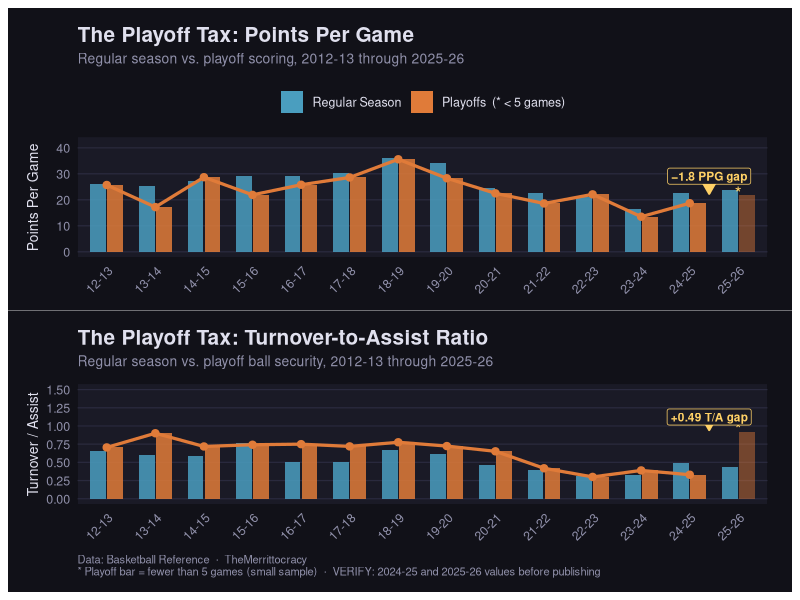

This figure's R source:
# ============================================================================
# harden_playoff_tax.R
#
# "The Playoff Tax: James Harden Regular Season vs. Playoffs"
# Assist-to-turnover ratio and points per game, 2012-13 through 2025-26
#
# Data: manually entered from Basketball Reference
# IMPORTANT: Verify all values at basketball-reference.com/players/h/hardeja01.html
#            before publishing. Seasons marked VERIFY are estimates.
#
# Packages: ggplot2, dplyr, tibble, patchwork
#   install.packages(c("ggplot2", "dplyr", "tibble", "patchwork"))
#
# Output: content/graphics/harden_playoff_tax.png (1200x800px)
# ============================================================================

library(ggplot2)
library(dplyr)
library(tibble)
library(patchwork)

# ── 1. Data ──────────────────────────────────────────────────────────────────
# season:     label shown on x-axis
# ppg:        points per game
# ast:        assists per game
# tov:        turnovers per game
# playoff_gp: games played in playoffs (NA = no playoffs / unknown)
#
# Small-sample threshold: fewer than 5 playoff games → bar marked with "*"
# Seasons with NA playoff values are omitted from the PO series entirely.

rs_raw <- tribble(
  ~season,  ~ppg,  ~ast,  ~tov,
  "12-13",  25.9,   5.8,   3.8,
  "13-14",  25.4,   6.1,   3.7,
  "14-15",  27.4,   7.0,   4.1,
  "15-16",  29.0,   7.5,   5.7,
  "16-17",  29.1,  11.2,   5.7,
  "17-18",  30.4,   8.8,   4.4,
  "18-19",  36.1,   7.5,   5.0,
  "19-20",  34.3,   7.4,   4.5,   # COVID-shortened; HOU only
  "20-21",  24.6,  10.4,   4.8,   # split HOU / BKN
  "21-22",  22.5,  10.0,   4.0,   # split BKN / PHI
  "22-23",  21.0,  10.7,   3.4,
  "23-24",  16.6,   8.5,   2.8,
  "24-25",  22.8,   8.7,   4.3,   # VERIFY — check final BBRef totals
  "25-26",  23.6,   8.0,   3.5    # VERIFY — season in progress as of Apr 2026
)

po_raw <- tribble(
  ~season,  ~ppg,  ~ast,  ~tov,  ~playoff_gp,
  "12-13",  25.7,   6.1,   4.3,   12L,
  "13-14",  17.2,   4.0,   3.6,    5L,  # SMALL SAMPLE — lost R1 in 5 games vs POR
  "14-15",  28.7,   7.1,   5.1,   22L,
  "15-16",  21.9,   6.2,   4.6,    5L,  # SMALL SAMPLE — lost R1 in 5 games vs GSW
  "16-17",  25.8,   8.0,   6.0,   11L,
  "17-18",  28.6,   5.7,   4.1,   19L,
  "18-19",  35.6,   6.7,   5.2,    6L,
  "19-20",  28.3,   7.6,   5.5,   12L,  # bubble
  "20-21",  22.5,   8.9,   5.8,    8L,  # BKN; Harden injured vs MIL
  "21-22",  18.6,   8.6,   3.6,   12L,  # PHI; VERIFY exact stats
  "22-23",  22.1,  10.0,   3.0,   12L,  # PHI; VERIFY game count
  "23-24",  13.5,   7.2,   2.8,    6L,  # LAC vs DAL R1; VERIFY
  "24-25",  18.7,   9.1,   3.0,   7L,  # VERIFY — check if LAC made playoffs
  "25-26",  21.8,   6.5,   6.0,     4L   # Playoffs not yet played
)

# ── 2. Combine and compute derived columns ────────────────────────────────────
rs <- rs_raw %>%
  mutate(
    context      = "Regular Season",
    at_ratio     = tov / ast,
    playoff_gp   = NA_integer_,
    small_sample = FALSE
  )

po <- po_raw %>%
  mutate(
    context      = "Playoffs",
    at_ratio     = if_else(!is.na(ast) & !is.na(tov), tov / ast, NA_real_),
    small_sample = !is.na(playoff_gp) & playoff_gp < 5
  ) %>%
  filter(!is.na(ppg))  # drop seasons with no playoff data

# Season factor — preserve chronological order
season_levels <- rs_raw$season

combined <- bind_rows(rs, po) %>%
  mutate(
    season  = factor(season, levels = season_levels),
    context = factor(context, levels = c("Regular Season", "Playoffs"))
  )

# ── 3. Identify worst-offender seasons for annotation ────────────────────────
# "Worst offender" = largest positive gap (RS − PO) on each metric
gaps <- rs %>%
  select(season, rs_ppg = ppg, rs_atr = at_ratio) %>%
  inner_join(
    po %>% filter(!small_sample) %>% select(season, po_ppg = ppg, po_atr = at_ratio),
    by = "season"
  ) %>%
  mutate(
    gap_ppg = rs_ppg - po_ppg,
    gap_atr = po_atr - rs_atr   # positive = PO worse (higher T/A in playoffs)
  )

# Both annotations pinned to 25-26: the struggle continues narrative
annot_season  <- "25-26"
annot_season_x <- as.numeric(factor(annot_season, levels = season_levels))
annot_x_label  <- annot_season_x - 0.6   # shift left so label doesn't clip the edge

annot_ppg <- inner_join(
  rs %>% select(season, rs_ppg = ppg),
  po %>% select(season, po_ppg = ppg),
  by = "season"
) %>%
  filter(season == annot_season) %>%
  mutate(gap_ppg = rs_ppg - po_ppg)

annot_tar <- inner_join(
  rs %>% select(season, rs_atr = at_ratio),
  po %>% select(season, po_atr = at_ratio),
  by = "season"
) %>%
  filter(season == annot_season) %>%
  mutate(gap_atr = po_atr - rs_atr)

# ── 4. Palette & theme ────────────────────────────────────────────────────────
col_rs       <- "#4A9EBF"   # steel blue  — Regular Season bars
col_po       <- "#E07B39"   # burnt orange — Playoffs bars + trend line
col_bg       <- "#111118"   # near-black background
col_panel    <- "#1A1A26"   # slightly lighter panel fill
col_grid     <- "#2A2A3E"   # subtle grid lines
col_text     <- "#E0E0EE"   # primary text
col_subtext  <- "#9090AA"   # captions / secondary labels
col_annot    <- "#FFD166"   # annotation arrow + label

theme_merrittocracy_dark <- function(base_size = 12) {
  theme_minimal(base_size = base_size) +
    theme(
      plot.background    = element_rect(fill = col_bg,    color = NA),
      panel.background   = element_rect(fill = col_panel, color = NA),
      panel.grid.major.y = element_line(color = col_grid, linewidth = 0.4),
      panel.grid.major.x = element_blank(),
      panel.grid.minor   = element_blank(),
      axis.text          = element_text(color = col_subtext, size = 9),
      axis.text.x        = element_text(angle = 45, hjust = 1, size = 9),
      axis.title         = element_text(color = col_text, size = 10),
      plot.title         = element_text(color = col_text,    face = "bold",
                                        size = 15, margin = margin(b = 4)),
      plot.subtitle      = element_text(color = col_subtext, size = 10,
                                        margin = margin(b = 10)),
      plot.caption       = element_text(color = col_subtext, size = 8,
                                        hjust = 0, margin = margin(t = 8)),
      legend.position    = "top",
      legend.background  = element_rect(fill = col_bg, color = NA),
      legend.text        = element_text(color = col_text, size = 9),
      legend.title       = element_blank(),
      legend.key         = element_rect(fill = col_bg, color = NA),
      plot.margin        = margin(14, 18, 10, 14),
      strip.text         = element_text(color = col_text, face = "bold", size = 11)
    )
}

# ── 5. Build panel helpers ────────────────────────────────────────────────────
# Playoff-only data for trend line (connected across seasons)
po_trend_ppg <- po %>%
  filter(!small_sample) %>%
  mutate(season = factor(season, levels = season_levels))

po_trend_atr <- po %>%
  filter(!small_sample, !is.na(at_ratio)) %>%
  mutate(season = factor(season, levels = season_levels))

# Small-sample label positions (top of bar + small offset)
ss_ppg <- combined %>%
  filter(context == "Playoffs", small_sample) %>%
  mutate(label_y = ppg + 0.8)

ss_atr <- combined %>%
  filter(context == "Playoffs", small_sample, !is.na(at_ratio)) %>%
  mutate(label_y = at_ratio + 0.04)

# ── 6. Panel 1 — Points Per Game ──────────────────────────────────────────────
p_ppg <- ggplot(
    combined %>% filter(!is.na(ppg)),
    aes(x = season, y = ppg, fill = context)
  ) +

  # Grouped bars
  geom_col(
    aes(alpha = if_else(small_sample, 0.45, 0.85)),
    position = position_dodge(width = 0.7),
    width    = 0.65
  ) +

  # Playoff trend line (excludes small-sample seasons)
  geom_line(
    data     = po_trend_ppg,
    aes(x = as.numeric(season), y = ppg),
    color    = col_po,
    linewidth = 1.1,
    inherit.aes = FALSE
  ) +
  geom_point(
    data     = po_trend_ppg,
    aes(x = as.numeric(season), y = ppg),
    color    = col_po,
    size     = 2.2,
    inherit.aes = FALSE
  ) +

  # Small-sample asterisk
  geom_text(
    data        = ss_ppg,
    aes(x = season, y = label_y, group = context, label = "*"),
    position    = position_dodge(width = 0.7),
    color       = col_annot,
    size        = 4.5,
    inherit.aes = FALSE
  ) +

  # Annotation pinned to 25-26, above the bars
  annotate(
    "segment",
    x     = annot_x_label,
    xend  = annot_x_label,
    y     = max(annot_ppg$rs_ppg, annot_ppg$po_ppg) + 2.0,
    yend  = annot_ppg$po_ppg + 0.5,
    arrow = arrow(length = unit(0.12, "inches"), type = "closed"),
    color = col_annot,
    linewidth = 0.7
  ) +
  annotate(
    "label",
    x        = annot_x_label,
    y        = max(annot_ppg$rs_ppg, annot_ppg$po_ppg) + 5.5,
    label    = paste0("−", round(annot_ppg$gap_ppg, 1), " PPG gap"),
    color    = col_annot,
    fill     = col_panel,
    size     = 3.0,
    fontface = "bold"
  ) +

  scale_fill_manual(
    values = c("Regular Season" = col_rs, "Playoffs" = col_po),
    labels = c("Regular Season", "Playoffs  (* < 5 games)")
  ) +
  scale_alpha_identity() +
  scale_y_continuous(limits = c(0, 42), breaks = seq(0, 40, 10),
                     labels = function(x) paste0(x)) +

  labs(
    title    = "The Playoff Tax: Points Per Game",
    subtitle = "Regular season vs. playoff scoring, 2012-13 through 2025-26",
    x        = NULL,
    y        = "Points Per Game"
  ) +
  theme_merrittocracy_dark()

# ── 7. Panel 2 — Assist-to-Turnover Ratio ────────────────────────────────────
p_atr <- ggplot(
    combined %>% filter(!is.na(at_ratio)),
    aes(x = season, y = at_ratio, fill = context)
  ) +

  geom_col(
    aes(alpha = if_else(small_sample, 0.45, 0.85)),
    position = position_dodge(width = 0.7),
    width    = 0.65
  ) +

  geom_line(
    data     = po_trend_atr,
    aes(x = as.numeric(season), y = at_ratio),
    color    = col_po,
    linewidth = 1.1,
    inherit.aes = FALSE
  ) +
  geom_point(
    data     = po_trend_atr,
    aes(x = as.numeric(season), y = at_ratio),
    color    = col_po,
    size     = 2.2,
    inherit.aes = FALSE
  ) +

  geom_text(
    data        = ss_atr,
    aes(x = season, y = label_y, group = context, label = "*"),
    position    = position_dodge(width = 0.7),
    color       = col_annot,
    size        = 4.5,
    inherit.aes = FALSE
  ) +

  # Annotation pinned to 25-26, above the bars
  annotate(
    "segment",
    x     = annot_x_label,
    xend  = annot_x_label,
    y     = max(annot_tar$rs_atr, annot_tar$po_atr) + 0.08,
    yend  = annot_tar$po_atr + 0.02,
    arrow = arrow(length = unit(0.12, "inches"), type = "closed"),
    color = col_annot,
    linewidth = 0.7
  ) +
  annotate(
    "label",
    x        = annot_x_label,
    y        = max(annot_tar$rs_atr, annot_tar$po_atr) + 0.20,
    label    = paste0("+", round(annot_tar$gap_atr, 2), " T/A gap"),
    color    = col_annot,
    fill     = col_panel,
    size     = 3.0,
    fontface = "bold"
  ) +

  scale_fill_manual(
    values = c("Regular Season" = col_rs, "Playoffs" = col_po),
    labels = c("Regular Season", "Playoffs  (* < 5 games)")
  ) +
  scale_alpha_identity() +
  scale_y_continuous(limits = c(0, 1.5), breaks = seq(0, 1.5, 0.25),
                     labels = function(x) sprintf("%.2f", x)) +

  labs(
    title    = "The Playoff Tax: Turnover-to-Assist Ratio",
    subtitle = "Regular season vs. playoff ball security, 2012-13 through 2025-26",
    x        = NULL,
    y        = "Turnover / Assist",
    caption  = paste0(
      "Data: Basketball Reference  ·  TheMerrittocracy\n",
      "* Playoff bar = fewer than 5 games (small sample)  ·  ",
      "VERIFY: 2024-25 and 2025-26 values before publishing"
    )
  ) +
  theme_merrittocracy_dark()

# ── 8. Combine and save ───────────────────────────────────────────────────────
final <- p_ppg / p_atr +
  plot_layout(guides = "collect") &
  theme(legend.position = "top")

out_path <- "graphics/harden_playoff_tax.png"

ggsave(
  filename = out_path,
  plot     = final,
  width    = 1200 / 150,
  height   =  800 / 150,
  dpi      = 150,
  bg       = col_bg
)

message("Saved: ", out_path)
